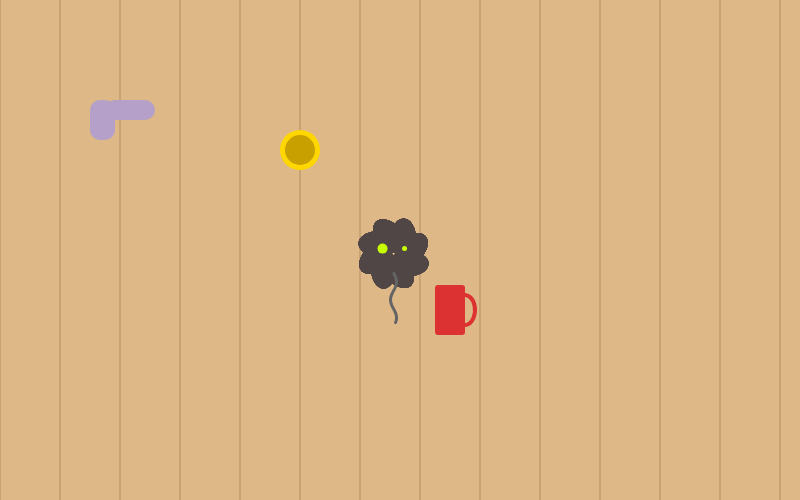
Frame 1 (no input)
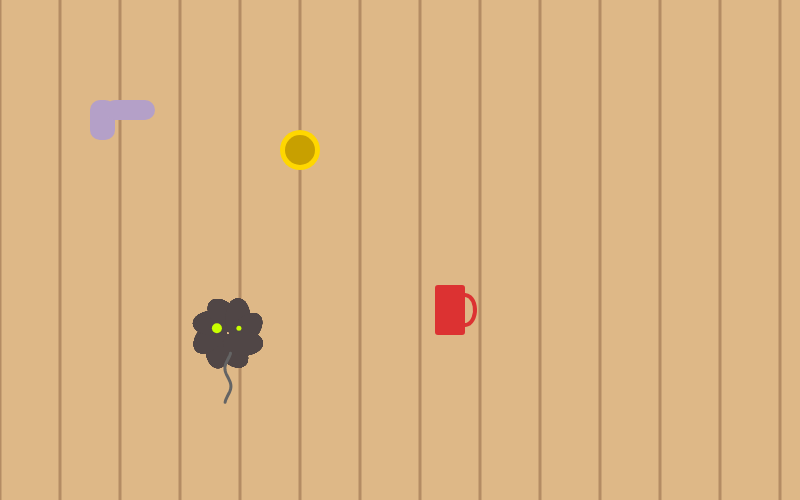
Frame 60 (no input)
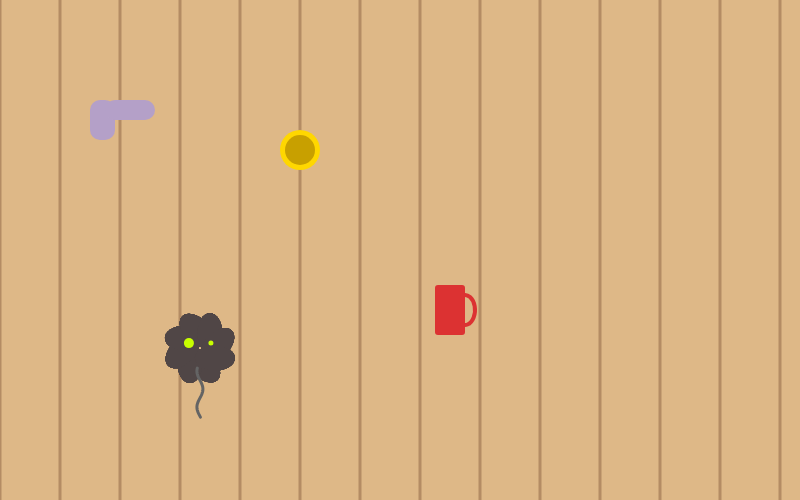
Frame 120 (the mouse pressed at the canvas centre since frame 60)

The p5.js sketch that drew these frames (run headless with seeded random() and noise() and a simulated clock; from frame 60 on, the mouse is pressed at the canvas centre):

// p5.js sketch
// ── sketch.js
let x, y;
let targetX, targetY;
let state = "scurrying";
let timer = 0;
let clickCount = 0;
let householdItems = [];

function setup() {
  createCanvas(800, 500);
  angleMode(DEGREES);
  x = width / 2;
  y = height / 2;

  // Define specific household objects
  householdItems = [
    { x: 100, y: 100, label: "sock", col: color(180, 160, 200) },
    { x: 450, y: 300, label: "mug", col: color(220, 50, 50) },
    { x: 300, y: 150, label: "coin", col: color(255, 215, 0) },
  ];

  pickNewTarget();
}

function draw() {
  // wood floor color
  background(222, 184, 135);

  drawFloorDetails();
  drawObjects();

  // Behavior Logic
  if (state !== "running") {
    let dToTarget = dist(x, y, targetX, targetY);

    // If it reaches the target, pause to "inspect" it
    if (dToTarget < 5 && state !== "pausing") {
      state = "pausing";
      timer = millis();
    }

    // Wait 1.5 seconds at the object before picking a new one
    if (state === "pausing" && millis() - timer > 1500) {
      state = "scurrying";
      pickNewTarget();
    }
  }

  // Movement
  if (state === "scurrying") {
    x = lerp(x, targetX, 0.03);
    y = lerp(y, targetY, 0.03);
  } else if (state === "running") {
    x += 15; // Bolt off the right side
  }

  drawToy(x, y);
}

function drawObjects() {
  householdItems.forEach((item) => {
    push();
    translate(item.x, item.y);
    fill(item.col);
    noStroke();
    if (item.label === "sock") {
      //purple
      rect(-10, 0, 25, 40, 10);
      rect(5, 0, 50, 20, 10);
    } else if (item.label === "mug") {
      //red
      rect(-15, -15, 30, 50, 3);
      noFill();
      stroke(item.col);
      strokeWeight(4);
      arc(15, 10, 20, 30, -100, 100);
    } else if (item.label === "coin") {
      //gold
      circle(0, 0, 40);
      fill(200, 160, 0);
      circle(0, 0, 30);
    }
    pop();
  });
}

function drawToy(tx, ty) {
  push();
  translate(tx, ty);

  // Interaction Visual: Pulse eyes blue when inspecting an object
  let eyeColor = color(200, 255, 0); // Normal
  if (state === "pausing") eyeColor = color(0, 200, 255); // Inspecting
  if (clickCount > 0) eyeColor = color(255, 0, 0); // Annoyed

  // Vibration
  translate(random(-1, 1), random(-1, 1));

  // Body (Dust Bunny)
  fill(80, 70, 70);
  noStroke();
  for (let i = 0; i < 80; i++) {
    rotate(45);
    ellipse(15, 10, 40, 25); // fuzzy tufts
  }

  // Eyes
  fill(eyeColor);
  circle(-11, -5, 10);
  circle(11, -5, 5);
  
 // Slight twitchy wave tail
  noFill();
  stroke(100);
  strokeWeight(3);
  beginShape();
  for (let i = 0; i < 50; i++) {
    // i is the length
    // Lowered the multiplier to 3 for a "slight" wave
    let xOffset = sin(frameCount * 8 + i * 10) * 3; 
    vertex(xOffset, 20 + i); 
  }
  endShape();
}

function pickNewTarget() {
  // 70% chance to target a household object, 30% random floor spot
  if (random(1) < 0.7) {
    let targetObj = random(householdItems);
    targetX = targetObj.x;
    targetY = targetObj.y;
  } else {
    targetX = random(50, width - 50);
    targetY = random(50, height - 50);
  }
}

function mousePressed() {
  let d = dist(mouseX, mouseY, x, y);
  if (d < 40) {
    clickCount++;
    if (clickCount >= 2) {
      state = "running";
    }
  }
}

function keyPressed() {
  if (key === " ") {
    x = -50; // Come back from the left
    y = random(height);
    state = "scurrying";
    clickCount = 0;
    pickNewTarget();
  }
}

function drawFloorDetails() {
  stroke(180, 140, 100);
  for (let i = 0; i < width; i += 60) {
    line(i, 0, i, height); // Floor planks
  }
}
